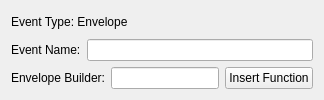
            <widget class="QWidget" name="envPage">
               <property name="minimumWidth"><number>600</number></property>
                <property name="maximumWidth"><number>600</number></property>
                <property name="sizePolicy">
                  <sizepolicy hsizetype="Fixed" vsizetype="Preferred">
                    <horstretch>0</horstretch><verstretch>0</verstretch>
                  </sizepolicy>
                </property>
                <layout class="QVBoxLayout" name="envPageLayout">
                    <item>
                        <layout class="QHBoxLayout" name="envTypeLayout">
                          <item>
                            <widget class="QLabel" name="envTypeLabel">
                            <property name="text"><string>Event Type: Envelope</string></property>
                            </widget>
                          </item>
                        </layout>
                        </item>
                        <item>
                        <layout class="QHBoxLayout" name="envNameLayout">
                            <item>
                                <widget class="QLabel" name="envNameLabel">
                                <property name="text"><string>Event Name:</string></property>
                                </widget>
                            </item>
                            <item>
                                <widget class="QLineEdit" name="envNameEntry"/>
                            </item>
                        </layout>
                        </item>
                        <item>
                        <layout class="QHBoxLayout" name="envBuilderLayout">
                            <item>
                                <widget class="QLabel" name="envBuilderLabel">
                                <property name="text"><string>Envelope Builder:</string></property>
                                </widget>
                            </item>
                            <item>
                                <widget class="QLineEdit" name="envBuilderEntry"/>
                            </item>
                            <item>
                                <widget class="QPushButton" name="envBuilderFunButton">
                                <property name="text">
                                    <string>Insert Function</string>
                                </property>
                                </widget>
                            </item>
                        </layout>
                        </item>
                </layout>
            </widget>
